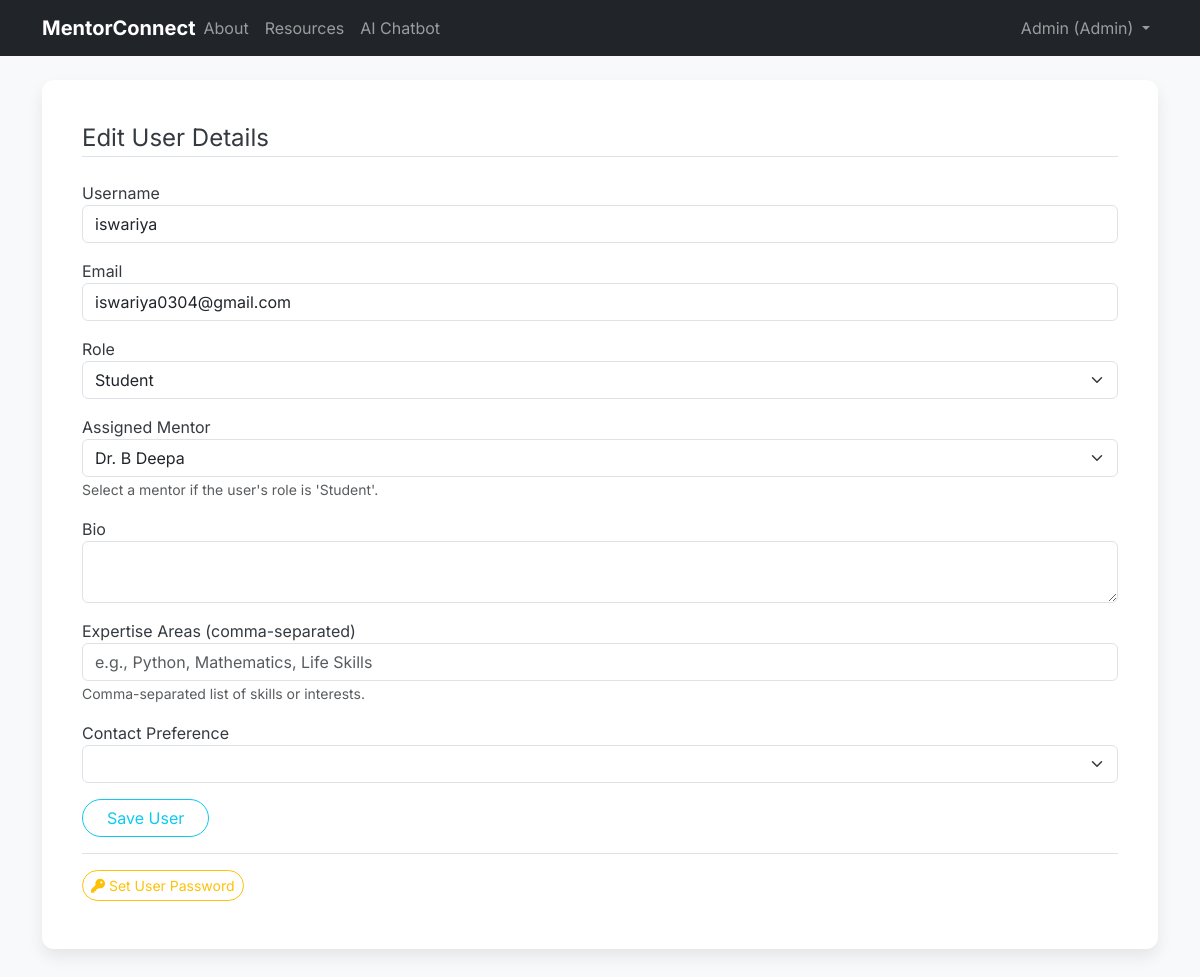
Screenshot of /admin/user/1/edit (signed in) with the database file from the repository.
### app/models.py (models this page shows, shortened)
class User(db.Model, UserMixin):
    id = db.Column(db.Integer, primary_key=True)
    username = db.Column(db.String(20), unique=True, nullable=False)
    email = db.Column(db.String(120), unique=True, nullable=False)
    password = db.Column(db.String(60), nullable=False)
    role = db.Column(db.String(10), nullable=False, default='student') # 'admin', 'mentor', 'student'
    bio = db.Column(db.Text, nullable=True)
    expertise_areas = db.Column(db.String(200), nullable=True)
    contact_preference = db.Column(db.String(50), nullable=True)
    last_login = db.Column(db.DateTime, nullable=True) # For streak and heatmap
    last_activity = db.Column(db.DateTime, nullable=True) # For general activity tracking
    mentor_id = db.Column(db.Integer, db.ForeignKey('user.id'), nullable=True)
    students = db.relationship('User', foreign_keys=[mentor_id], backref=db.backref('assigned_mentor', remote_side=[id]), lazy='dynamic')
    sent_messages = db.relationship('Message', foreign_keys='Message.sender_id', backref='sender', lazy='dynamic')
    received_messages = db.relationship('Message', foreign_keys='Message.receiver_id', backref='receiver', lazy='dynamic')
    sessions_logged_as_mentor = db.relationship(
        'SessionLog',
        foreign_keys='SessionLog.mentor_id',
        backref='mentor_of_session',
        lazy='dynamic'
    )
    created_resources = db.relationship('Resource', backref='creator', lazy='dynamic')
    quizzes_created = db.relationship('Quiz', backref='creator', lazy='dynamic')
    resource_completions = db.relationship('StudentResourceCompletion', backref='student_user', lazy='dynamic')
    quiz_attempts = db.relationship('QuizAttempt', backref='student_user', lazy='dynamic')
    def is_admin(self):
        return self.role == 'admin'
    def is_student(self):
        return self.role == 'student'
    @hybrid_property
    def daily_activity_dates(self):
        login_dates = [self.last_login.date()] if self.last_login else []
        resource_dates = [rc.completed_at.date() for rc in self.resource_completions.all()]
        quiz_dates = [qa.attempt_date.date() for qa in self.quiz_attempts.all()]
        all_dates = sorted(list(set(login_dates + resource_dates + quiz_dates)))
        activity_counts = {}
        for d in all_dates:
            activity_counts[d.isoformat()] = activity_counts.get(d.isoformat(), 0) + 1 # Simple count, can be weighted
        return activity_counts

### app/routes.py (the view, shortened to what this page needs)
@main.route("/admin/user/<int:user_id>/edit", methods=['GET', 'POST'])
@role_required('admin')
def edit_user(user_id):
    user = User.query.get_or_404(user_id)
    form = UserManagementForm(original_username=user.username, original_email=user.email)
    mentors = User.query.filter(User.role == 'mentor', User.id != user_id).order_by(User.username).all()
    form.mentor_id.choices = [(m.id, m.username) for m in mentors]
    form.mentor_id.choices.insert(0, ('', 'No Mentor Assigned'))
    if form.validate_on_submit():
        user.username = form.username.data
        user.email = form.email.data
        user.role = form.role.data
        user.bio = form.bio.data
        user.expertise_areas = form.expertise_areas.data
        user.contact_preference = form.contact_preference.data
        if form.role.data == 'student' and form.mentor_id.data is not None:
            user.mentor_id = form.mentor_id.data
        else:
            user.mentor_id = None
        db.session.commit()
        flash(f'User "{user.username}" updated!', 'success')
        return redirect(url_for('main.manage_users'))
    elif request.method == 'GET':
        form.username.data = user.username
        form.email.data = user.email
        form.role.data = user.role
        form.bio.data = user.bio
        form.expertise_areas.data = user.expertise_areas
        form.contact_preference.data = user.contact_preference
        form.mentor_id.data = user.mentor_id
    suggested_mentors = []
    return render_template('create_edit_user.html', title='Edit User', form=form,
                           legend='Edit User Details', user=user, suggested_mentors=suggested_mentors)

### app/forms.py (shortened to what this page needs)
class UserManagementForm(FlaskForm):
    username = StringField('Username', validators=[DataRequired(), Length(min=2, max=20)])
    email = StringField('Email', validators=[DataRequired(), Email(), validate_email_address])
    role = SelectField('Role', choices=[('student', 'Student'), ('mentor', 'Mentor'), ('admin', 'Admin')], validators=[DataRequired()])
    bio = TextAreaField('Bio', validators=[Optional(), Length(max=500)])
    expertise_areas = StringField('Expertise Areas (comma-separated)', validators=[Optional(), Length(max=200)])
    contact_preference = StringField('Contact Preference', validators=[Optional(), Length(max=50)])
    mentor_id = SelectField(
        'Assigned Mentor',
        choices=[('', 'No Mentor Assigned')],
        coerce=lambda x: int(x) if x else None,
        validators=[Optional()]
    )
    submit = SubmitField('Save User')
    def __init__(self, original_username=None, original_email=None, *args, **kwargs):
        super(UserManagementForm, self).__init__(*args, **kwargs)
        self.original_username = original_username
        self.original_email = original_email

### app/templates/create_edit_user.html (shortened to what this page needs)
{% extends "base.html" %}
{% block content %}
    <div class="content-section">
        <form method="POST" action="">
            <fieldset class="form-group">
                <legend class="border-bottom mb-4">{{ legend }}</legend>
                <div class="form-group mb-3">
                    {{ form.username.label(class="form-control-label") }}
                    {% if form.username.errors %}
                        {{ form.username(class="form-control is-invalid rounded") }}
                        <div class="invalid-feedback">
                            {% for error in form.username.errors %}
                                <span>{{ error }}</span>
                            {% endfor %}
                        </div>
                    {% else %}
                        {{ form.username(class="form-control rounded") }}
                    {% endif %}
                </div>
                <div class="form-group mb-3">
                    {{ form.email.label(class="form-control-label") }}
                    {% if form.email.errors %}
                        {{ form.email(class="form-control is-invalid rounded") }}
                        <div class="invalid-feedback">
                            {% for error in form.email.errors %}
                                <span>{{ error }}</span>
                            {% endfor %}
                        </div>
                    {% else %}
                        {{ form.email(class="form-control rounded") }}
                    {% endif %}
                </div>
                <div class="form-group mb-3">
                    {{ form.role.label(class="form-control-label") }}
                    {% if form.role.errors %}
                        {{ form.role(class="form-select is-invalid rounded") }}
                        <div class="invalid-feedback">
                            {% for error in form.role.errors %}
                                <span>{{ error }}</span>
                            {% endfor %}
                        </div>
                    {% else %}
                        {{ form.role(class="form-select rounded") }}
                    {% endif %}
                </div>
                <div class="form-group mb-3" id="mentor-assign-group" style="display: {{ 'block' if form.role.data == 'student' else 'none' }};">
                    {{ form.mentor_id.label(class="form-control-label") }}
                    {% if form.mentor_id.errors %}
                        {{ form.mentor_id(class="form-select is-invalid rounded") }}
                        <div class="invalid-feedback">
                            {% for error in form.mentor_id.errors %}
                                <span>{{ error }}</span>
                            {% endfor %}
                        </div>
                    {% else %}
                        {{ form.mentor_id(class="form-select rounded") }}
                    {% endif %}
                    <small class="form-text text-muted">Select a mentor if the user's role is 'Student'.</small>
                </div>
                <div class="form-group mb-3">
                    {{ form.bio.label(class="form-control-label") }}
                    {% if form.bio.errors %}
                        {{ form.bio(class="form-control is-invalid rounded") }}
                        <div class="invalid-feedback">
                            {% for error in form.bio.errors %}
                                <span>{{ error }}</span>
                            {% endfor %}
                        </div>
                    {% else %}
                        {{ form.bio(class="form-control rounded") }}
                    {% endif %}
                </div>
                <div class="form-group mb-3">
                    {{ form.expertise_areas.label(class="form-control-label") }}
                    {% if form.expertise_areas.errors %}
                        {{ form.expertise_areas(class="form-control is-invalid rounded") }}
                        <div class="invalid-feedback">
                            {% for error in form.expertise_areas.errors %}
                                <span>{{ error }}</span>
                            {% endfor %}
                        </div>
                    {% else %}
                        {{ form.expertise_areas(class="form-control rounded", placeholder="e.g., Python, Mathematics, Life Skills") }}
                    {% endif %}
                    <small class="form-text text-muted">Comma-separated list of skills or interests.</small>
                </div>
                <div class="form-group mb-3">
                    {{ form.contact_preference.label(class="form-control-label") }}
                    {% if form.contact_preference.errors %}
                        {{ form.contact_preference(class="form-select is-invalid rounded") }}
                        <div class="invalid-feedback">
                            {% for error in form.contact_preference.errors %}
                                <span>{{ error }}</span>
                            {% endfor %}
                        </div>
                    {% else %}
                        {{ form.contact_preference(class="form-select rounded") }}
                    {% endif %}
                </div>
            </fieldset>
            <div class="form-group mb-3">
                {{ form.submit(class="btn btn-outline-info rounded-pill px-4") }}
            </div>
        </form>
        {% if legend == 'Edit User Details' %}
        <div class="border-top pt-3">
            <small class="text-muted d-block mb-2">
                <a class="ml-2 btn btn-sm btn-outline-warning rounded-pill" href="{{ url_for('main.set_user_password', user_id=user.id) }}"><i class="fas fa-key"></i> Set User Password</a>
            </small>
        </div>
        {% endif %}
    </div>
{% endblock content %}

### app/templates/base.html (shortened to what this page needs)
<!DOCTYPE html>
<html lang="en">
<head>
    <link href="https://cdn.jsdelivr.net/npm/bootstrap@5.3.0/dist/css/bootstrap.min.css" rel="stylesheet">
    <link rel="stylesheet" href="https://cdnjs.cloudflare.com/ajax/libs/font-awesome/6.0.0-beta3/css/all.min.css">
    <link rel="stylesheet" href="{{ url_for('static', filename='css/style.css') }}">
</head>
<body>
    <header class="site-header mb-4">
        <nav class="navbar navbar-expand-lg navbar-dark bg-dark">
            <div class="container">
                <a class="navbar-brand me-auto" href="{{ url_for('main.home') }}">MentorConnect</a>
                <div class="collapse navbar-collapse" id="navbarNav">
                    <ul class="navbar-nav me-auto">
                        <li class="nav-item">
                            <a class="nav-link" href="{{ url_for('main.about') }}">About</a>
                        </li>
                        <li class="nav-item">
                            <a class="nav-link" href="{{ url_for('main.view_resources') }}">Resources</a>
                        </li>
                        <li class="nav-item">
                            <a class="nav-link" href="{{ url_for('main.chatbot_page') }}">AI Chatbot</a>
                        </li>
                    </ul>
                    <ul class="navbar-nav">
                        {% if current_user.is_authenticated %}
                            <li class="nav-item dropdown">
                                <a class="nav-link dropdown-toggle" href="#" id="navbarDropdown" role="button" data-bs-toggle="dropdown" aria-expanded="false">
                                    {{ current_user.username }} ({{ current_user.role | capitalize }})
                                </a>
                            </li>
                        {% endif %}
                    </ul>
                </div>
            </div>
        </nav>
    </header>
    <main role="main" class="container">
        {% block content %}{% endblock %}
    </main>
</body>
</html>

### app/static/css/style.css (style rules this page uses)
body { font-family: 'Inter', sans-serif; background-color: #f8f9fa; color: #343a40; }
.site-header { margin-bottom: 2rem; }
.navbar-brand { font-weight: 700; }
.content-section { background: #ffffff; padding: 2.5rem; border-radius: 0.75rem; margin-bottom: 2rem; box-shadow: 0 0.5rem 1rem rgba(0, 0, 0, 0.08); }
.form-control, .form-select, .btn { border-radius: 0.5rem; }

### rows the page displays
User: username "Admin", role "Admin"
User: username "iswariya", email "iswariya0304@gmail.com", role "Student", mentor_id "Dr. B Deepa"

### other values shown
{{ legend }} "Edit User Details"
